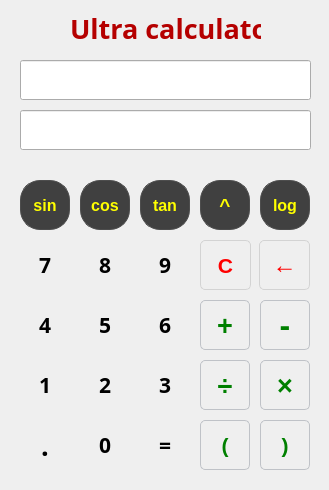
<?xml version="1.0" encoding="UTF-8"?>
<ui version="4.0">
 <class>CalWidget</class>
 <widget class="QWidget" name="CalWidget">
  <property name="geometry">
   <rect>
    <x>0</x>
    <y>0</y>
    <width>329</width>
    <height>490</height>
   </rect>
  </property>
  <property name="windowTitle">
   <string>Ultra Calculator</string>
  </property>
  <widget class="QLineEdit" name="leditexpr">
   <property name="geometry">
    <rect>
     <x>20</x>
     <y>60</y>
     <width>291</width>
     <height>40</height>
    </rect>
   </property>
   <property name="styleSheet">
    <string notr="true"/>
   </property>
  </widget>
  <widget class="QLineEdit" name="leditresult">
   <property name="geometry">
    <rect>
     <x>20</x>
     <y>110</y>
     <width>291</width>
     <height>40</height>
    </rect>
   </property>
  </widget>
  <widget class="QPushButton" name="btn0">
   <property name="geometry">
    <rect>
     <x>80</x>
     <y>420</y>
     <width>50</width>
     <height>50</height>
    </rect>
   </property>
   <property name="font">
    <font>
     <family>等线</family>
     <pointsize>16</pointsize>
     <bold>true</bold>
    </font>
   </property>
   <property name="styleSheet">
    <string notr="true">QPushButton {
    background-color: qlineargradient(x1:0, y1:0, x2:1, y2:1,
                                      stop:0 #e2e5ea, stop:1 #b8bcc0); 
    border: 1px solid transparent; 
    border-radius: 5px;
    padding: 5px;
    color: black; 
    font-weight: bold; 
}

QPushButton:hover {
    background-color: qlineargradient(x1:0, y1:0, x2:1, y2:1,
                                      stop:0 #d1d4d8, stop:1 #a1a5a9); 
}

QPushButton:pressed {
    background-color: qlineargradient(x1:0, y1:0, x2:1, y2:1,
                                      stop:0 #b0b4b8, stop:1 #868a8e); 
}
</string>
   </property>
   <property name="text">
    <string>0</string>
   </property>
  </widget>
  <widget class="QPushButton" name="btn1">
   <property name="geometry">
    <rect>
     <x>20</x>
     <y>360</y>
     <width>50</width>
     <height>50</height>
    </rect>
   </property>
   <property name="font">
    <font>
     <family>等线</family>
     <pointsize>16</pointsize>
     <bold>true</bold>
    </font>
   </property>
   <property name="styleSheet">
    <string notr="true">QPushButton {
    background-color: qlineargradient(x1:0, y1:0, x2:1, y2:1,
                                      stop:0 #e2e5ea, stop:1 #b8bcc0); 
    border: 1px solid transparent; 
    border-radius: 5px;
    padding: 5px;
    color: black; 
    font-weight: bold; 
}

QPushButton:hover {
    background-color: qlineargradient(x1:0, y1:0, x2:1, y2:1,
                                      stop:0 #d1d4d8, stop:1 #a1a5a9); 
}

QPushButton:pressed {
    background-color: qlineargradient(x1:0, y1:0, x2:1, y2:1,
                                      stop:0 #b0b4b8, stop:1 #868a8e); 
}
</string>
   </property>
   <property name="text">
    <string>1</string>
   </property>
  </widget>
  <widget class="QPushButton" name="btn2">
   <property name="geometry">
    <rect>
     <x>80</x>
     <y>360</y>
     <width>50</width>
     <height>50</height>
    </rect>
   </property>
   <property name="font">
    <font>
     <family>等线</family>
     <pointsize>16</pointsize>
     <bold>true</bold>
    </font>
   </property>
   <property name="styleSheet">
    <string notr="true">QPushButton {
    background-color: qlineargradient(x1:0, y1:0, x2:1, y2:1,
                                      stop:0 #e2e5ea, stop:1 #b8bcc0); 
    border: 1px solid transparent; 
    border-radius: 5px;
    padding: 5px;
    color: black; 
    font-weight: bold; 
}

QPushButton:hover {
    background-color: qlineargradient(x1:0, y1:0, x2:1, y2:1,
                                      stop:0 #d1d4d8, stop:1 #a1a5a9); 
}

QPushButton:pressed {
    background-color: qlineargradient(x1:0, y1:0, x2:1, y2:1,
                                      stop:0 #b0b4b8, stop:1 #868a8e); 
}
</string>
   </property>
   <property name="text">
    <string>2</string>
   </property>
  </widget>
  <widget class="QPushButton" name="btn3">
   <property name="geometry">
    <rect>
     <x>140</x>
     <y>360</y>
     <width>50</width>
     <height>50</height>
    </rect>
   </property>
   <property name="font">
    <font>
     <family>等线</family>
     <pointsize>16</pointsize>
     <bold>true</bold>
    </font>
   </property>
   <property name="styleSheet">
    <string notr="true">QPushButton {
    background-color: qlineargradient(x1:0, y1:0, x2:1, y2:1,
                                      stop:0 #e2e5ea, stop:1 #b8bcc0); 
    border: 1px solid transparent; 
    border-radius: 5px;
    padding: 5px;
    color: black; 
    font-weight: bold; 
}

QPushButton:hover {
    background-color: qlineargradient(x1:0, y1:0, x2:1, y2:1,
                                      stop:0 #d1d4d8, stop:1 #a1a5a9); 
}

QPushButton:pressed {
    background-color: qlineargradient(x1:0, y1:0, x2:1, y2:1,
                                      stop:0 #b0b4b8, stop:1 #868a8e); 
}
</string>
   </property>
   <property name="text">
    <string>3</string>
   </property>
  </widget>
  <widget class="QPushButton" name="btn4">
   <property name="geometry">
    <rect>
     <x>20</x>
     <y>300</y>
     <width>50</width>
     <height>50</height>
    </rect>
   </property>
   <property name="font">
    <font>
     <family>等线</family>
     <pointsize>16</pointsize>
     <bold>true</bold>
    </font>
   </property>
   <property name="styleSheet">
    <string notr="true">QPushButton {
    background-color: qlineargradient(x1:0, y1:0, x2:1, y2:1,
                                      stop:0 #e2e5ea, stop:1 #b8bcc0); 
    border: 1px solid transparent; 
    border-radius: 5px;
    padding: 5px;
    color: black; 
    font-weight: bold; 
}

QPushButton:hover {
    background-color: qlineargradient(x1:0, y1:0, x2:1, y2:1,
                                      stop:0 #d1d4d8, stop:1 #a1a5a9); 
}

QPushButton:pressed {
    background-color: qlineargradient(x1:0, y1:0, x2:1, y2:1,
                                      stop:0 #b0b4b8, stop:1 #868a8e); 
}
</string>
   </property>
   <property name="text">
    <string>4</string>
   </property>
  </widget>
  <widget class="QPushButton" name="btn5">
   <property name="geometry">
    <rect>
     <x>80</x>
     <y>300</y>
     <width>50</width>
     <height>50</height>
    </rect>
   </property>
   <property name="font">
    <font>
     <family>等线</family>
     <pointsize>16</pointsize>
     <bold>true</bold>
    </font>
   </property>
   <property name="styleSheet">
    <string notr="true">QPushButton {
    background-color: qlineargradient(x1:0, y1:0, x2:1, y2:1,
                                      stop:0 #e2e5ea, stop:1 #b8bcc0); 
    border: 1px solid transparent; 
    border-radius: 5px;
    padding: 5px;
    color: black; 
    font-weight: bold; 
}

QPushButton:hover {
    background-color: qlineargradient(x1:0, y1:0, x2:1, y2:1,
                                      stop:0 #d1d4d8, stop:1 #a1a5a9); 
}

QPushButton:pressed {
    background-color: qlineargradient(x1:0, y1:0, x2:1, y2:1,
                                      stop:0 #b0b4b8, stop:1 #868a8e); 
}
</string>
   </property>
   <property name="text">
    <string>5</string>
   </property>
  </widget>
  <widget class="QPushButton" name="btn6">
   <property name="geometry">
    <rect>
     <x>140</x>
     <y>300</y>
     <width>50</width>
     <height>50</height>
    </rect>
   </property>
   <property name="font">
    <font>
     <family>等线</family>
     <pointsize>16</pointsize>
     <bold>true</bold>
    </font>
   </property>
   <property name="styleSheet">
    <string notr="true">QPushButton {
    background-color: qlineargradient(x1:0, y1:0, x2:1, y2:1,
                                      stop:0 #e2e5ea, stop:1 #b8bcc0); 
    border: 1px solid transparent; 
    border-radius: 5px;
    padding: 5px;
    color: black; 
    font-weight: bold; 
}

QPushButton:hover {
    background-color: qlineargradient(x1:0, y1:0, x2:1, y2:1,
                                      stop:0 #d1d4d8, stop:1 #a1a5a9); 
}

QPushButton:pressed {
    background-color: qlineargradient(x1:0, y1:0, x2:1, y2:1,
                                      stop:0 #b0b4b8, stop:1 #868a8e); 
}
</string>
   </property>
   <property name="text">
    <string>6</string>
   </property>
  </widget>
  <widget class="QPushButton" name="btn7">
   <property name="geometry">
    <rect>
     <x>20</x>
     <y>240</y>
     <width>50</width>
     <height>50</height>
    </rect>
   </property>
   <property name="font">
    <font>
     <family>等线</family>
     <pointsize>16</pointsize>
     <italic>false</italic>
     <bold>true</bold>
    </font>
   </property>
   <property name="styleSheet">
    <string notr="true">QPushButton {
    background-color: qlineargradient(x1:0, y1:0, x2:1, y2:1,
                                      stop:0 #e2e5ea, stop:1 #b8bcc0); 
    border: 1px solid transparent; 
    border-radius: 5px;
    padding: 5px;
    color: black; 
    font-weight: bold; 
}

QPushButton:hover {
    background-color: qlineargradient(x1:0, y1:0, x2:1, y2:1,
                                      stop:0 #d1d4d8, stop:1 #a1a5a9); 
}

QPushButton:pressed {
    background-color: qlineargradient(x1:0, y1:0, x2:1, y2:1,
                                      stop:0 #b0b4b8, stop:1 #868a8e); 
}
</string>
   </property>
   <property name="text">
    <string>7</string>
   </property>
  </widget>
  <widget class="QPushButton" name="btn8">
   <property name="geometry">
    <rect>
     <x>80</x>
     <y>240</y>
     <width>50</width>
     <height>50</height>
    </rect>
   </property>
   <property name="font">
    <font>
     <family>等线</family>
     <pointsize>16</pointsize>
     <bold>true</bold>
    </font>
   </property>
   <property name="styleSheet">
    <string notr="true">QPushButton {
    background-color: qlineargradient(x1:0, y1:0, x2:1, y2:1,
                                      stop:0 #e2e5ea, stop:1 #b8bcc0); 
    border: 1px solid transparent; 
    border-radius: 5px;
    padding: 5px;
    color: black; 
    font-weight: bold; 
}

QPushButton:hover {
    background-color: qlineargradient(x1:0, y1:0, x2:1, y2:1,
                                      stop:0 #d1d4d8, stop:1 #a1a5a9); 
}

QPushButton:pressed {
    background-color: qlineargradient(x1:0, y1:0, x2:1, y2:1,
                                      stop:0 #b0b4b8, stop:1 #868a8e); 
}
</string>
   </property>
   <property name="text">
    <string>8</string>
   </property>
  </widget>
  <widget class="QPushButton" name="btn9">
   <property name="geometry">
    <rect>
     <x>140</x>
     <y>240</y>
     <width>50</width>
     <height>50</height>
    </rect>
   </property>
   <property name="font">
    <font>
     <family>等线</family>
     <pointsize>16</pointsize>
     <bold>true</bold>
    </font>
   </property>
   <property name="styleSheet">
    <string notr="true">QPushButton {
    background-color: qlineargradient(x1:0, y1:0, x2:1, y2:1,
                                      stop:0 #e2e5ea, stop:1 #b8bcc0); 
    border: 1px solid transparent; 
    border-radius: 5px;
    padding: 5px;
    color: black; 
    font-weight: bold; 
}

QPushButton:hover {
    background-color: qlineargradient(x1:0, y1:0, x2:1, y2:1,
                                      stop:0 #d1d4d8, stop:1 #a1a5a9); 
}

QPushButton:pressed {
    background-color: qlineargradient(x1:0, y1:0, x2:1, y2:1,
                                      stop:0 #b0b4b8, stop:1 #868a8e); 
}
</string>
   </property>
   <property name="text">
    <string>9</string>
   </property>
  </widget>
  <widget class="QPushButton" name="btnadd">
   <property name="geometry">
    <rect>
     <x>200</x>
     <y>300</y>
     <width>50</width>
     <height>50</height>
    </rect>
   </property>
   <property name="font">
    <font>
     <pointsize>20</pointsize>
     <bold>true</bold>
    </font>
   </property>
   <property name="styleSheet">
    <string notr="true">QPushButton {
    background-color: qlineargradient(x1:0, y1:0, x2:1, y2:1,
                                      stop:0 #f6f7fa, stop:1 #dadbde);
    border: 1px solid #bfc2c7; 
    border-radius: 5px; 
    padding: 5px; 
    color: green; 
}

QPushButton:hover {
    background-color: qlineargradient(x1:0, y1:0, x2:1, y2:1,
                                      stop:0 #e1e1e1, stop:1 #cacaca); 
}

QPushButton:pressed {
    background-color: qlineargradient(x1:0, y1:0, x2:1, y2:1,
                                      stop:0 #a8b9cc, stop:1 #888c8f); 
}
</string>
   </property>
   <property name="text">
    <string>+</string>
   </property>
  </widget>
  <widget class="QPushButton" name="btnsub">
   <property name="geometry">
    <rect>
     <x>260</x>
     <y>300</y>
     <width>50</width>
     <height>50</height>
    </rect>
   </property>
   <property name="font">
    <font>
     <pointsize>24</pointsize>
     <bold>true</bold>
    </font>
   </property>
   <property name="styleSheet">
    <string notr="true">QPushButton {
    background-color: qlineargradient(x1:0, y1:0, x2:1, y2:1,
                                      stop:0 #f6f7fa, stop:1 #dadbde);
    border: 1px solid #bfc2c7; 
    border-radius: 5px; 
    padding: 5px; 
    color: green; 
}

QPushButton:hover {
    background-color: qlineargradient(x1:0, y1:0, x2:1, y2:1,
                                      stop:0 #e1e1e1, stop:1 #cacaca); 
}

QPushButton:pressed {
    background-color: qlineargradient(x1:0, y1:0, x2:1, y2:1,
                                      stop:0 #a8b9cc, stop:1 #888c8f); 
}
</string>
   </property>
   <property name="text">
    <string>-</string>
   </property>
  </widget>
  <widget class="QPushButton" name="btnmulti">
   <property name="geometry">
    <rect>
     <x>260</x>
     <y>360</y>
     <width>50</width>
     <height>50</height>
    </rect>
   </property>
   <property name="font">
    <font>
     <pointsize>20</pointsize>
     <bold>true</bold>
    </font>
   </property>
   <property name="styleSheet">
    <string notr="true">QPushButton {
    background-color: qlineargradient(x1:0, y1:0, x2:1, y2:1,
                                      stop:0 #f6f7fa, stop:1 #dadbde);
    border: 1px solid #bfc2c7; 
    border-radius: 5px; 
    padding: 5px; 
    color: green; 
}

QPushButton:hover {
    background-color: qlineargradient(x1:0, y1:0, x2:1, y2:1,
                                      stop:0 #e1e1e1, stop:1 #cacaca); 
}

QPushButton:pressed {
    background-color: qlineargradient(x1:0, y1:0, x2:1, y2:1,
                                      stop:0 #a8b9cc, stop:1 #888c8f); 
}
</string>
   </property>
   <property name="text">
    <string>×</string>
   </property>
  </widget>
  <widget class="QPushButton" name="btndiv">
   <property name="geometry">
    <rect>
     <x>200</x>
     <y>360</y>
     <width>50</width>
     <height>50</height>
    </rect>
   </property>
   <property name="font">
    <font>
     <pointsize>20</pointsize>
     <bold>true</bold>
    </font>
   </property>
   <property name="styleSheet">
    <string notr="true">QPushButton {
    background-color: qlineargradient(x1:0, y1:0, x2:1, y2:1,
                                      stop:0 #f6f7fa, stop:1 #dadbde);
    border: 1px solid #bfc2c7; 
    border-radius: 5px; 
    padding: 5px; 
    color: green; 
}

QPushButton:hover {
    background-color: qlineargradient(x1:0, y1:0, x2:1, y2:1,
                                      stop:0 #e1e1e1, stop:1 #cacaca); 
}

QPushButton:pressed {
    background-color: qlineargradient(x1:0, y1:0, x2:1, y2:1,
                                      stop:0 #a8b9cc, stop:1 #888c8f); 
}
</string>
   </property>
   <property name="text">
    <string>÷</string>
   </property>
  </widget>
  <widget class="QPushButton" name="btnpoint">
   <property name="geometry">
    <rect>
     <x>20</x>
     <y>420</y>
     <width>50</width>
     <height>50</height>
    </rect>
   </property>
   <property name="font">
    <font>
     <family>等线</family>
     <pointsize>20</pointsize>
     <bold>true</bold>
    </font>
   </property>
   <property name="styleSheet">
    <string notr="true">QPushButton {
    background-color: qlineargradient(x1:0, y1:0, x2:1, y2:1,
                                      stop:0 #e2e5ea, stop:1 #b8bcc0); 
    border: 1px solid transparent; 
    border-radius: 5px;
    padding: 5px;
    color: black; 
    font-weight: bold; 
}

QPushButton:hover {
    background-color: qlineargradient(x1:0, y1:0, x2:1, y2:1,
                                      stop:0 #d1d4d8, stop:1 #a1a5a9); 
}

QPushButton:pressed {
    background-color: qlineargradient(x1:0, y1:0, x2:1, y2:1,
                                      stop:0 #b0b4b8, stop:1 #868a8e); 
}
</string>
   </property>
   <property name="text">
    <string>.</string>
   </property>
  </widget>
  <widget class="QPushButton" name="btnequal">
   <property name="geometry">
    <rect>
     <x>140</x>
     <y>420</y>
     <width>50</width>
     <height>50</height>
    </rect>
   </property>
   <property name="font">
    <font>
     <family>等线</family>
     <pointsize>16</pointsize>
     <bold>true</bold>
    </font>
   </property>
   <property name="styleSheet">
    <string notr="true">QPushButton {
    background-color: qlineargradient(x1:0, y1:0, x2:1, y2:1,
                                      stop:0 #e2e5ea, stop:1 #b8bcc0); 
    border: 1px solid transparent; 
    border-radius: 5px;
    padding: 5px;
    color: black; 
    font-weight: bold; 
}

QPushButton:hover {
    background-color: qlineargradient(x1:0, y1:0, x2:1, y2:1,
                                      stop:0 #d1d4d8, stop:1 #a1a5a9); 
}

QPushButton:pressed {
    background-color: qlineargradient(x1:0, y1:0, x2:1, y2:1,
                                      stop:0 #b0b4b8, stop:1 #868a8e); 
}
</string>
   </property>
   <property name="text">
    <string>=</string>
   </property>
  </widget>
  <widget class="QPushButton" name="btnOpenParen">
   <property name="geometry">
    <rect>
     <x>200</x>
     <y>420</y>
     <width>50</width>
     <height>50</height>
    </rect>
   </property>
   <property name="font">
    <font>
     <pointsize>16</pointsize>
     <bold>true</bold>
    </font>
   </property>
   <property name="styleSheet">
    <string notr="true">QPushButton {
    background-color: qlineargradient(x1:0, y1:0, x2:1, y2:1,
                                      stop:0 #f6f7fa, stop:1 #dadbde);
    border: 1px solid #bfc2c7; 
    border-radius: 5px; 
    padding: 5px; 
    color: green; 
}

QPushButton:hover {
    background-color: qlineargradient(x1:0, y1:0, x2:1, y2:1,
                                      stop:0 #e1e1e1, stop:1 #cacaca); 
}

QPushButton:pressed {
    background-color: qlineargradient(x1:0, y1:0, x2:1, y2:1,
                                      stop:0 #a8b9cc, stop:1 #888c8f); 
}
</string>
   </property>
   <property name="text">
    <string>(</string>
   </property>
  </widget>
  <widget class="QPushButton" name="btnCloseParen">
   <property name="geometry">
    <rect>
     <x>260</x>
     <y>420</y>
     <width>50</width>
     <height>50</height>
    </rect>
   </property>
   <property name="font">
    <font>
     <pointsize>16</pointsize>
     <bold>true</bold>
    </font>
   </property>
   <property name="styleSheet">
    <string notr="true">QPushButton {
    background-color: qlineargradient(x1:0, y1:0, x2:1, y2:1,
                                      stop:0 #f6f7fa, stop:1 #dadbde);
    border: 1px solid #bfc2c7; 
    border-radius: 5px; 
    padding: 5px; 
    color: green; 
}

QPushButton:hover {
    background-color: qlineargradient(x1:0, y1:0, x2:1, y2:1,
                                      stop:0 #e1e1e1, stop:1 #cacaca); 
}

QPushButton:pressed {
    background-color: qlineargradient(x1:0, y1:0, x2:1, y2:1,
                                      stop:0 #a8b9cc, stop:1 #888c8f); 
}
</string>
   </property>
   <property name="text">
    <string>)</string>
   </property>
  </widget>
  <widget class="QPushButton" name="btnExponent">
   <property name="geometry">
    <rect>
     <x>200</x>
     <y>180</y>
     <width>50</width>
     <height>50</height>
    </rect>
   </property>
   <property name="font">
    <font>
     <pointsize>14</pointsize>
     <bold>true</bold>
    </font>
   </property>
   <property name="styleSheet">
    <string notr="true">QPushButton {
    background-color: #404040; 
    color: yellow; 
    border: 1px solid #4d4d4d; 
    border-radius: 20px; 
    padding: 10px; 
    width: 40px; 
    height: 40px; 
    text-align: center; 
}

QPushButton:hover {
    background-color: #505050; 
}

QPushButton:pressed {
    background-color: #383838; 
    color: #ffd700; 
}
</string>
   </property>
   <property name="text">
    <string>^</string>
   </property>
  </widget>
  <widget class="QPushButton" name="btnLog">
   <property name="geometry">
    <rect>
     <x>260</x>
     <y>180</y>
     <width>50</width>
     <height>50</height>
    </rect>
   </property>
   <property name="font">
    <font>
     <pointsize>12</pointsize>
     <bold>true</bold>
    </font>
   </property>
   <property name="styleSheet">
    <string notr="true">QPushButton {
    background-color: #404040; 
    color: yellow; 
    border: 1px solid #4d4d4d; 
    border-radius: 20px; 
    padding: 10px; 
    width: 40px; 
    height: 40px; 
    text-align: center; 
}

QPushButton:hover {
    background-color: #505050; 
}

QPushButton:pressed {
    background-color: #383838; 
    color: #ffd700; 
}
</string>
   </property>
   <property name="text">
    <string>log</string>
   </property>
  </widget>
  <widget class="QPushButton" name="btnSin">
   <property name="geometry">
    <rect>
     <x>20</x>
     <y>180</y>
     <width>50</width>
     <height>50</height>
    </rect>
   </property>
   <property name="font">
    <font>
     <pointsize>12</pointsize>
     <bold>true</bold>
    </font>
   </property>
   <property name="styleSheet">
    <string notr="true">QPushButton {
    background-color: #404040; 
    color: yellow; 
    border: 1px solid #4d4d4d; 
    border-radius: 20px; 
    padding: 10px; 
    width: 40px; 
    height: 40px; 
    text-align: center; 
}

QPushButton:hover {
    background-color: #505050; 
}

QPushButton:pressed {
    background-color: #383838; 
    color: #ffd700; 
}
</string>
   </property>
   <property name="text">
    <string>sin</string>
   </property>
  </widget>
  <widget class="QPushButton" name="btnCos">
   <property name="geometry">
    <rect>
     <x>80</x>
     <y>180</y>
     <width>50</width>
     <height>50</height>
    </rect>
   </property>
   <property name="font">
    <font>
     <pointsize>12</pointsize>
     <bold>true</bold>
    </font>
   </property>
   <property name="styleSheet">
    <string notr="true">QPushButton {
    background-color: #404040; 
    color: yellow; 
    border: 1px solid #4d4d4d; 
    border-radius: 20px; 
    padding: 10px; 
    width: 40px; 
    height: 40px; 
    text-align: center; 
}

QPushButton:hover {
    background-color: #505050; 
}

QPushButton:pressed {
    background-color: #383838; 
    color: #ffd700; 
}
</string>
   </property>
   <property name="text">
    <string>cos</string>
   </property>
  </widget>
  <widget class="QPushButton" name="btnTan">
   <property name="geometry">
    <rect>
     <x>140</x>
     <y>180</y>
     <width>50</width>
     <height>50</height>
    </rect>
   </property>
   <property name="font">
    <font>
     <pointsize>12</pointsize>
     <bold>true</bold>
    </font>
   </property>
   <property name="styleSheet">
    <string notr="true">QPushButton {
    background-color: #404040; 
    color: yellow; 
    border: 1px solid #4d4d4d; 
    border-radius: 20px; 
    padding: 10px; 
    width: 40px; 
    height: 40px; 
    text-align: center; 
}

QPushButton:hover {
    background-color: #505050; 
}

QPushButton:pressed {
    background-color: #383838; 
    color: #ffd700; 
}
</string>
   </property>
   <property name="text">
    <string>tan</string>
   </property>
  </widget>
  <widget class="QPushButton" name="btnclear">
   <property name="geometry">
    <rect>
     <x>200</x>
     <y>240</y>
     <width>51</width>
     <height>50</height>
    </rect>
   </property>
   <property name="font">
    <font>
     <pointsize>16</pointsize>
     <bold>true</bold>
    </font>
   </property>
   <property name="styleSheet">
    <string notr="true">QPushButton {
    background-color: qlineargradient(x1:0, y1:0, x2:1, y2:1,
                                      stop:0 #fafafa, stop:1 #e1e1e1); 
    color: red;
    border: 1px solid #d3d3d3; 
    border-radius: 5px; 
    padding: 5px; 
}

QPushButton:hover {
    background-color: qlineargradient(x1:0, y1:0, x2:1, y2:1,
                                      stop:0 #f7f7f7, stop:1 #dcdcdc); 
}

QPushButton:pressed {
    background-color: qlineargradient(x1:0, y1:0, x2:1, y2:1,
                                      stop:0 #ececec, stop:1 #cccccc); 
}
</string>
   </property>
   <property name="text">
    <string>C</string>
   </property>
  </widget>
  <widget class="QPushButton" name="btnback">
   <property name="geometry">
    <rect>
     <x>259</x>
     <y>240</y>
     <width>51</width>
     <height>50</height>
    </rect>
   </property>
   <property name="font">
    <font>
     <family>Microsoft YaHei UI</family>
     <pointsize>18</pointsize>
     <bold>true</bold>
    </font>
   </property>
   <property name="styleSheet">
    <string notr="true">QPushButton {
    background-color: qlineargradient(x1:0, y1:0, x2:1, y2:1,
                                      stop:0 #fafafa, stop:1 #e1e1e1); 
    color: red;
    border: 1px solid #d3d3d3; 
    border-radius: 5px; 
    padding: 5px; 
}

QPushButton:hover {
    background-color: qlineargradient(x1:0, y1:0, x2:1, y2:1,
                                      stop:0 #f7f7f7, stop:1 #dcdcdc); 
}

QPushButton:pressed {
    background-color: qlineargradient(x1:0, y1:0, x2:1, y2:1,
                                      stop:0 #ececec, stop:1 #cccccc); 
}
</string>
   </property>
   <property name="text">
    <string>←</string>
   </property>
  </widget>
  <widget class="QLabel" name="label">
   <property name="geometry">
    <rect>
     <x>70</x>
     <y>10</y>
     <width>191</width>
     <height>31</height>
    </rect>
   </property>
   <property name="font">
    <font>
     <family>Berlin Sans FB Demi</family>
     <pointsize>20</pointsize>
     <bold>true</bold>
    </font>
   </property>
   <property name="text">
    <string>&lt;html&gt;&lt;head/&gt;&lt;body&gt;&lt;p&gt;&lt;span style=&quot; color:#b50000;&quot;&gt;Ultra calculator&lt;/span&gt;&lt;/p&gt;&lt;/body&gt;&lt;/html&gt;</string>
   </property>
   <property name="alignment">
    <set>Qt::AlignCenter</set>
   </property>
  </widget>
 </widget>
 <resources/>
 <connections/>
</ui>
